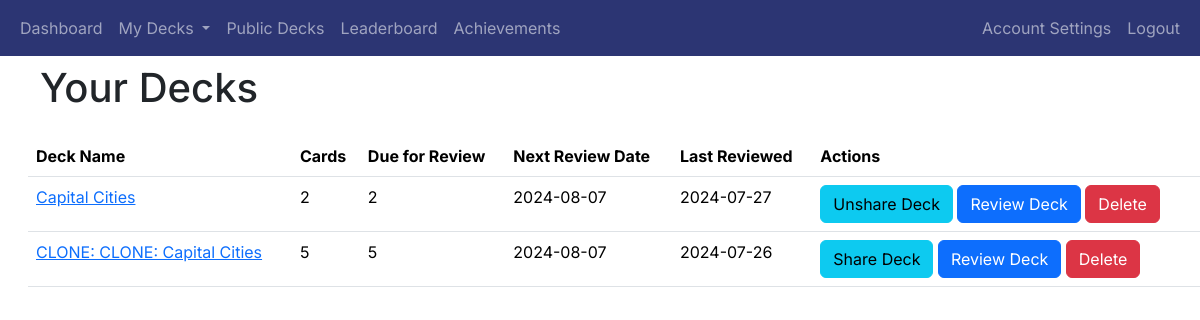
Before: /decks (signed in) with the older database file.
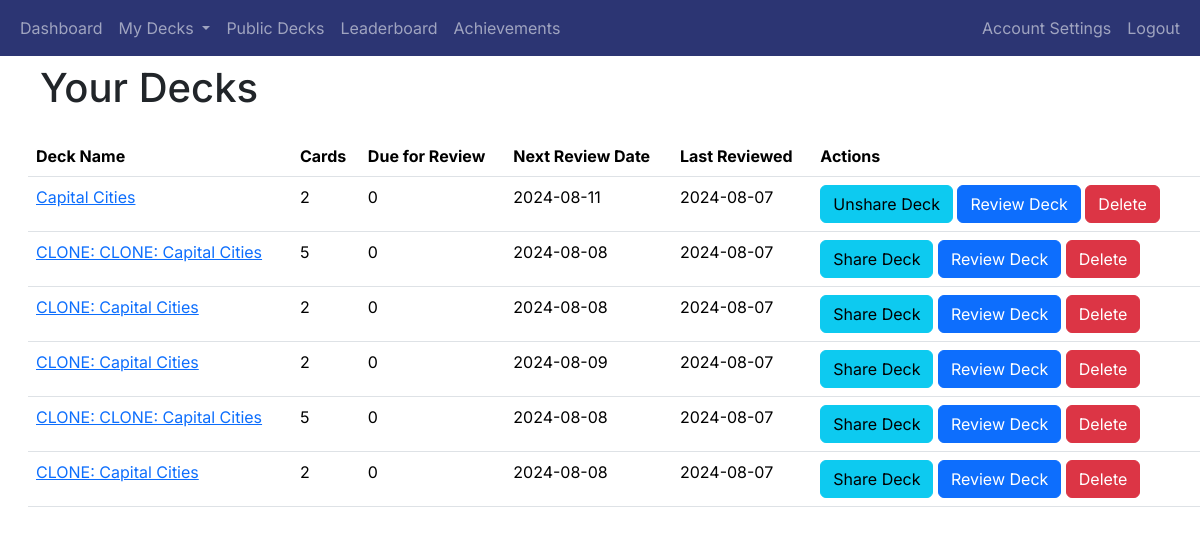
After: the same page with the newer database file.
### app/decks/models.py (models this page shows, shortened)
class Deck(db.Model):
    deck_id = db.Column(db.Integer, primary_key=True)
    name = db.Column(db.String(100), nullable=False)
    user_id = db.Column(db.Integer, db.ForeignKey('user.user_id'), nullable=False)
    created_at = db.Column(db.DateTime, nullable=False, default=datetime.utcnow)
    shared = db.Column(db.Boolean, default=False)
    review_start_date = db.Column(db.DateTime, nullable=True)
    cards = db.relationship('Card', backref='deck', cascade='all, delete-orphan', lazy=True)

### app/decks/routes.py (the view)
@decks_blueprint.route('/decks')
@login_required
def decks():
    user_decks = Deck.query.filter_by(user_id=current_user.user_id).all()
    deck_data = []
    for deck in user_decks:
        card_count = Card.query.filter_by(deck_id=deck.deck_id).count()
        due_count = Card.query.filter(Card.deck_id == deck.deck_id,
                                      Card.next_review_date <= datetime.utcnow()).count()
        next_review = db.session.query(Card.next_review_date).filter(
            Card.deck_id == deck.deck_id
        ).order_by(Card.next_review_date.asc()).first()
        if next_review:
            if next_review.next_review_date.date() < datetime.utcnow().date():
                next_review_date = datetime.utcnow().strftime('%Y-%m-%d')
            else:
                next_review_date = next_review.next_review_date.strftime('%Y-%m-%d')
        else:
            next_review_date = 'N/A'
        last_review = db.session.query(ReviewOutcome.timestamp).join(Card,
                                                                     Card.card_id == ReviewOutcome.card_id).filter(
            Card.deck_id == deck.deck_id,
            ReviewOutcome.user_id == current_user.user_id
        ).order_by(ReviewOutcome.timestamp.desc()).first()
        last_review_date = last_review.timestamp.strftime('%Y-%m-%d') if last_review else 'N/A'
        deck_data.append({
            'deck_id': deck.deck_id,
            'name': deck.name,
            'cards': card_count,
            'due_for_review': due_count,
            'shared': deck.shared,
            'next_review_date': next_review_date,
            'last_review_date': last_review_date
        })
    return render_template('decks.html', decks=deck_data)

### app/__init__.py (called while the page is built)
@login_manager.user_loader
def load_user(user_id):
    return User.query.get(int(user_id))

### app/decks/templates/decks.html (shortened to what this page needs)
{% extends "base.html" %}
{% block heading %}Your Decks{% endblock %}
{% block content %}
<table class="table">
    <thead>
        <tr>
            <th>Deck Name</th>
            <th>Cards</th>
            <th>Due for Review</th>
            <th>Next Review Date</th>
            <th>Last Reviewed</th>
            <th>Actions</th>
        </tr>
    </thead>
    <tbody>
        {% for deck in decks %}
        <tr>
            <td><a href="{{ url_for('decks.view_deck', deck_id=deck['deck_id']) }}">{{ deck['name'] }}</a></td>
            <td>{{ deck['cards'] }}</td>
            <td>{{ deck['due_for_review'] }}</td>
            <td>{{ deck['next_review_date'] }}</td>
            <td>{{ deck['last_review_date'] }}</td>
            <td>
                <a href="{{ url_for('decks.share_deck', deck_id=deck['deck_id']) }}" class="btn btn-info">
                    {% if deck['shared'] %}
                    Unshare Deck
                    {% else %}
                    Share Deck
                    {% endif %}
                </a>
                <a href="{{ url_for('review.start_review', deck_id=deck['deck_id']) }}" class="btn btn-primary">Review Deck</a>
                <button class="btn btn-danger" onclick="confirmDelete('{{ url_for('decks.delete_deck', deck_id=deck['deck_id']) }}')">Delete</button>
            </td>
        </tr>
        {% endfor %}
    </tbody>
</table>
{% endblock %}

### app/templates/base.html (shortened to what this page needs)
<!doctype html>
<html lang="en">
<head>
    <link href="https://cdn.jsdelivr.net/npm/bootstrap@5.3.2/dist/css/bootstrap.min.css" rel="stylesheet"
>
    <link rel="stylesheet" href="{{ url_for('static', filename='styles.css') }}">
</head>
<body>
<header class="site-header">
    <nav class="navbar navbar-expand-sm navbar-dark bg-dark-blue">
        <div class="container-fluid">
            <div class="collapse navbar-collapse" id="navbarToggle">
                <div class="navbar-nav me-auto">
                    {% if current_user.is_authenticated %}
                    <a class="nav-item nav-link" href="{{ url_for('main.dashboard') }}">Dashboard</a>
                    <li class="nav-item dropdown">
                        <a class="nav-link dropdown-toggle" href="#" id="navbarDropdown" role="button" data-bs-toggle="dropdown" aria-expanded="false">
                            My Decks
                        </a>
                    </li>
                    <a class="nav-item nav-link" href="{{ url_for('decks.public_decks') }}">Public Decks</a>
                    <a class="nav-item nav-link" href="{{ url_for('gamification.leaderboard') }}">Leaderboard</a>
                    <a class="nav-item nav-link" href="{{ url_for('gamification.user_achievements') }}">Achievements</a>
                </div>
                <div class="navbar-nav ms-auto">
                    <a class="nav-link" href="{{ url_for('auth.account_settings') }}">Account Settings</a>
                    <a class="nav-item nav-link" href="{{ url_for('auth.logout') }}">Logout</a>
                    {% else %}
                    <a class="nav-item nav-link" href="{{ url_for('main.index') }}">Home</a>
                </div>
                <div class="navbar-nav ms-auto">
                    <a class="nav-item nav-link" href="{{ url_for('auth.login') }}">Login</a>
                    <a class="nav-item nav-link" href="{{ url_for('auth.register') }}">Register</a>
                    {% endif %}
                </div>
            </div>
        </div>
    </nav>
</header>
<main role="main" class="container-fluid">
    <div class="row mt-2 ms-3">
        <div class="col-auto text-center">
            <h1>{%  block heading %}{% endblock %}</h1>
        </div>
    </div>
    <div class="row mt-3 ms-3">
        {% block content %}{% endblock %}
    </div>
</main>
</body>
</html>

### app/static/styles.css (style rules this page uses)
.bg-dark-blue { background-color: #2c3573 !important; }

### app/templates/base.html (style rules this page uses)
body { font-family: 'Inter', sans-serif; }
h1, h2, h3, h4, h5, h6, p, a { font-family: 'Inter', sans-serif; }

Changed rows visible on the page:
computed for Deck "Capital Cities": due_for_review "2" → "0"; next_review_date "2024-08-07" → "2024-08-11"; last_review_date "2024-07-27" → "2024-08-07"
computed for Deck (number 2 of 6 on the later page): due_for_review "5" → "0"; next_review_date "2024-08-07" → "2024-08-08"; last_review_date "2024-07-26" → "2024-08-07"
added Deck: name "CLONE: Capital Cities", cards "2", due_for_review "0", next_review_date "2024-08-08", last_review_date "2024-08-07", shows "Share Deck"
added Deck: name "CLONE: Capital Cities", cards "2", due_for_review "0", next_review_date "2024-08-09", last_review_date "2024-08-07", shows "Share Deck"
added Deck: name "CLONE: CLONE: Capital Cities", cards "5", due_for_review "0", next_review_date "2024-08-08", last_review_date "2024-08-07", shows "Share Deck"
added Deck: name "CLONE: Capital Cities", cards "2", due_for_review "0", next_review_date "2024-08-08", last_review_date "2024-08-07", shows "Share Deck"
